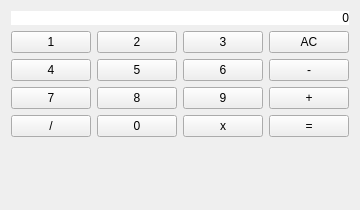
<?xml version="1.0" encoding="UTF-8"?>
<ui version="4.0">
 <class>Form</class>
 <widget class="QWidget" name="Form">
  <property name="geometry">
   <rect>
    <x>0</x>
    <y>0</y>
    <width>238</width>
    <height>210</height>
   </rect>
  </property>
  <property name="windowTitle">
   <string>Form</string>
  </property>
  <property name="styleSheet">
   <string notr="true">#label{
background: white;
}</string>
  </property>
  <layout class="QFormLayout" name="formLayout">
   <item row="0" column="0">
    <layout class="QVBoxLayout" name="verticalLayout">
     <item>
      <widget class="QLabel" name="label">
       <property name="sizePolicy">
        <sizepolicy hsizetype="Preferred" vsizetype="Preferred">
         <horstretch>0</horstretch>
         <verstretch>0</verstretch>
        </sizepolicy>
       </property>
       <property name="layoutDirection">
        <enum>Qt::RightToLeft</enum>
       </property>
       <property name="text">
        <string>0</string>
       </property>
       <property name="alignment">
        <set>Qt::AlignRight|Qt::AlignTrailing|Qt::AlignVCenter</set>
       </property>
      </widget>
     </item>
     <item>
      <layout class="QHBoxLayout" name="horizontalLayout_4">
       <item>
        <widget class="QPushButton" name="b1">
         <property name="text">
          <string>1</string>
         </property>
        </widget>
       </item>
       <item>
        <widget class="QPushButton" name="b2">
         <property name="text">
          <string>2</string>
         </property>
        </widget>
       </item>
       <item>
        <widget class="QPushButton" name="b3">
         <property name="text">
          <string>3</string>
         </property>
        </widget>
       </item>
       <item>
        <widget class="QPushButton" name="bac">
         <property name="text">
          <string>AC</string>
         </property>
        </widget>
       </item>
      </layout>
     </item>
     <item>
      <layout class="QHBoxLayout" name="horizontalLayout_3">
       <item>
        <widget class="QPushButton" name="b4">
         <property name="text">
          <string>4</string>
         </property>
        </widget>
       </item>
       <item>
        <widget class="QPushButton" name="b5">
         <property name="text">
          <string>5</string>
         </property>
        </widget>
       </item>
       <item>
        <widget class="QPushButton" name="b6">
         <property name="text">
          <string>6</string>
         </property>
        </widget>
       </item>
       <item>
        <widget class="QPushButton" name="bm">
         <property name="text">
          <string>-</string>
         </property>
        </widget>
       </item>
      </layout>
     </item>
     <item>
      <layout class="QHBoxLayout" name="horizontalLayout_2">
       <item>
        <widget class="QPushButton" name="b7">
         <property name="text">
          <string>7</string>
         </property>
        </widget>
       </item>
       <item>
        <widget class="QPushButton" name="b8">
         <property name="text">
          <string>8</string>
         </property>
        </widget>
       </item>
       <item>
        <widget class="QPushButton" name="b9">
         <property name="text">
          <string>9</string>
         </property>
        </widget>
       </item>
       <item>
        <widget class="QPushButton" name="bj">
         <property name="text">
          <string>+</string>
         </property>
        </widget>
       </item>
      </layout>
     </item>
     <item>
      <layout class="QHBoxLayout" name="horizontalLayout">
       <item>
        <widget class="QPushButton" name="bc">
         <property name="text">
          <string>/</string>
         </property>
        </widget>
       </item>
       <item>
        <widget class="QPushButton" name="b0">
         <property name="text">
          <string>0</string>
         </property>
        </widget>
       </item>
       <item>
        <widget class="QPushButton" name="bx">
         <property name="text">
          <string>x</string>
         </property>
        </widget>
       </item>
       <item>
        <widget class="QPushButton" name="be">
         <property name="text">
          <string>=</string>
         </property>
        </widget>
       </item>
      </layout>
     </item>
    </layout>
   </item>
  </layout>
 </widget>
 <resources/>
 <connections/>
</ui>
